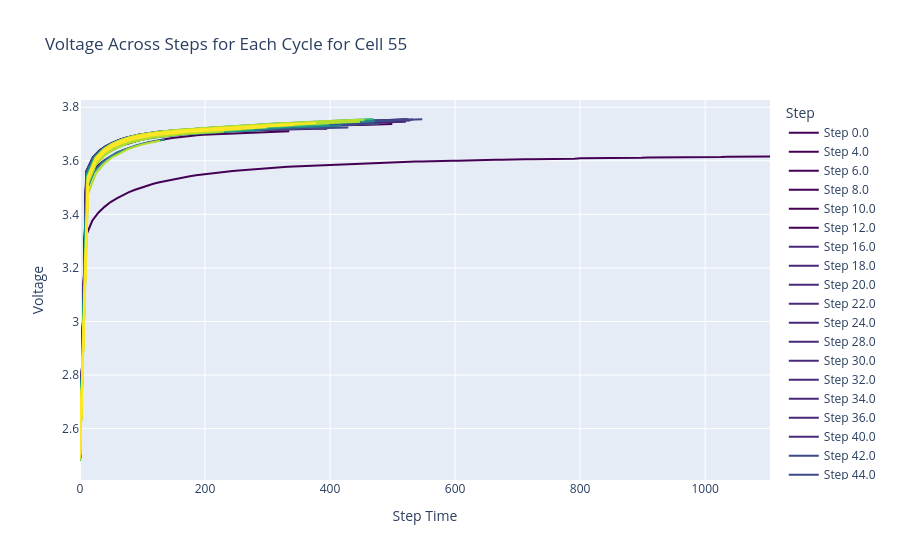

Notebook code cell kept with this figure:
### Code cell
# Cell 55
# Normalize the step to a range from 0 to 1 for color selection
steps = nasa[nasa['Cell'] == 55]['Step'].unique()
max_step = max(steps)

# Create a figure
fig = go.Figure()

# Add a line trace for each unique step
for step in steps:
    step_data = nasa[(nasa['Cell'] == 55) & (nasa['Step'] == step)]
    
    # Select a color from the Viridis color scale based on the normalized step value
    color = px.colors.sequential.Viridis[round((step / max_step) * (len(px.colors.sequential.Viridis) - 1))]
    
    fig.add_trace(
        go.Scatter(
            x=step_data['Step_Time'],
            y=step_data['Voltage'],
            mode='lines',
            name=f'Step {step}',
            line=dict(color=color),
            hoverinfo="text+name",
        )
    )

# Customize layout
fig.update_layout(
    title="Voltage Across Steps for Each Cycle for Cell 55",
    xaxis_title="Step Time",
    yaxis_title="Voltage",
    legend_title="Step"
)

# Show the plot
fig.show()
